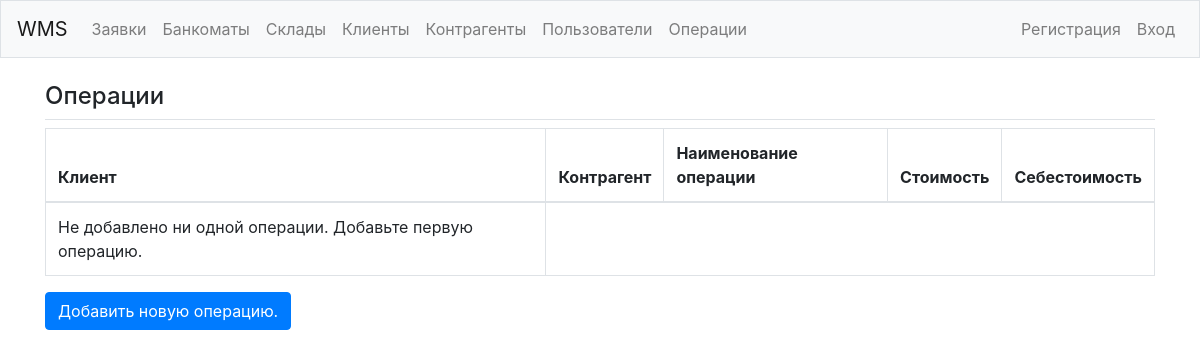
/operations/, run on an earlier commit of the app's database.
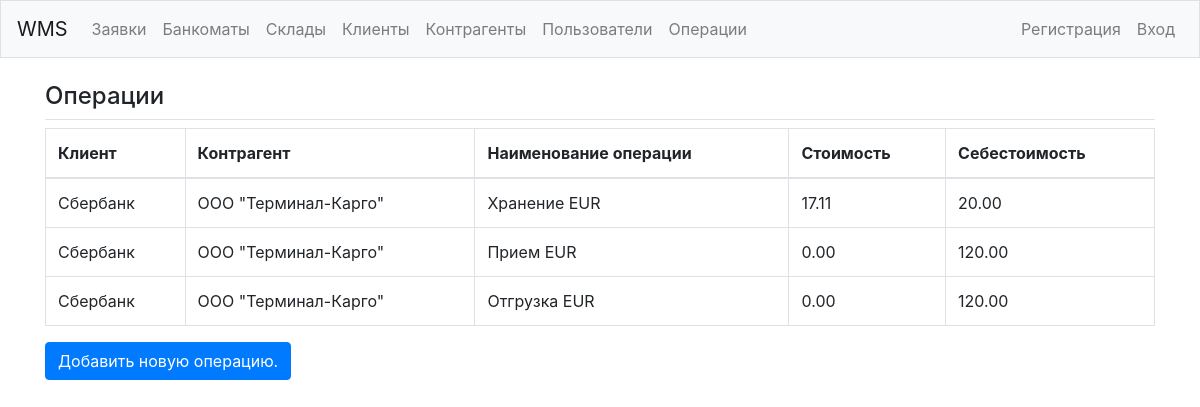
And on a later commit of the database.
### wms/models.py (models this page shows, shortened)
class Operation(models.Model):
    client = models.ForeignKey(Client, on_delete=models.SET_NULL, null=True)
    contractor = models.ForeignKey(Contractor, on_delete=models.SET_NULL, null=True)
    name = models.CharField(max_length=200)
    cost_client = models.DecimalField(max_digits=9999, decimal_places=2, null=True)
    cost_contractor = models.DecimalField(max_digits=9999, decimal_places=2, null=True)
    date_created = models.DateTimeField('date published', auto_now_add=True)

class Client(models.Model):
    name = models.CharField(max_length=200)
    pub_date = models.DateTimeField('date published', auto_now_add=True)
    def __str__(self):
        return self.name

class Contractor(models.Model):
    name = models.CharField(max_length=200)
    pub_date = models.DateTimeField('date published', auto_now_add=True)
    def __str__(self):
        return self.name

### wms/views.py (the view)
# urls.py: path('operations/', views.operations, name='operations'),
def operations(request):
    operations = Operation.objects.all().order_by('date_created')
    context = {'operations': operations}
    return render(request, 'wms/operations.html', context)

### wms/templates/wms/operations.html
{% extends "wms/base.html" %}
{% block page_header %}
  <h4>Операции</h4>
{% endblock page_header %}
{% block content %}
<table class="table table-bordered">
  <thead>
    <tr>
      <th scope="col">Клиент</th>
      <th scope="col">Контрагент</th>
      <th scope="col">Наименование операции</th>
      <th scope="col">Стоимость</th>
      <th scope="col">Себестоимость</th>
    </tr>
  </thead>
  <tbody>
    {% for operation in operations %}
      <tr>
        <td>{{ operation.client }}</td>
        <td>{{ operation.contractor }}</td>
        <td>{{ operation.name }}</td>
        <td>{{ operation.cost_client }}</td>
        <td>{{ operation.cost_contractor }}</td>
      </tr>
    {% empty %}
      <tr>
        <td>Не добавлено ни одной операции. Добавьте первую операцию.</td>
      </tr>
    {% endfor %}
  </tbody>
</table>
<div>
  <a class="btn btn-primary mb-3" href="{% url 'wms:new_operation' %}">Добавить новую операцию.</a>
</div>
{% endblock content %}

### wms/templates/wms/base.html (shortened to what this page needs)
{% load bootstrap4 %}
<!doctype html>
<html lang="en">
<head>
    {% bootstrap_css %}
</head>
<body>
    <nav class="navbar navbar-expand-md navbar-light bg-light mb-4 border">
        <a class="navbar-brand" href="{% url 'wms:index' %}">WMS</a>
        <div class="collapse navbar-collapse" id="navbarCollapse">
            <ul class="navbar-nav mr-auto">
                <li class="nav-item">
                    <a class="nav-link" href="{% url 'wms:orders' %}">Заявки</a>
                </li>
                <li class="nav-item">
                    <a class="nav-link" href="{% url 'wms:atms' %}">Банкоматы</a>
                </li>
                <li class="nav-item">
                    <a class="nav-link" href="{% url 'wms:storages' %}">Склады</a>
                </li>
                <li class="nav-item">
                    <a class="nav-link" href="{% url 'wms:clients' %}">Клиенты</a>
                </li>
                <li class="nav-item">
                    <a class="nav-link" href="{% url 'wms:contractors' %}">Контрагенты</a>
                </li>
                <li class="nav-item">
                    <a class="nav-link" href="{% url 'wms:customers' %}">Пользователи</a>
                </li>
                <li class="nav-item">
                    <a class="nav-link" href="{% url 'wms:operations' %}">Операции</a>
                </li>
            </ul>
            <ul class="navbar-nav ml-auto">
                {% if user.is_authenticated %}
                    <li class="nav-item">
                        <span class="navbar-text">Hello, {{ user.username }}.</span>
                    </li>
                    <li class="nav-item">
                        <a class="nav-link" href="{% url 'users:logout' %}">Выход</a>
                    </li>
                {% else %}
                    <li class="nav-item">
                        <a class="nav-link" href="{% url 'users:register' %}">Регистрация</a>
                    </li>
                    <li class="nav-item">
                        <a class="nav-link" href="{% url 'users:login' %}">Вход</a>
                    </li>
                {% endif %}
            </ul>
        </div>
    </nav>
    <main role="main" class="container">
        <div class="pg-2 mb-2 border-bottom">
            {% block page_header %}{% endblock page_header %}
        </div>
        <div>
            {% block content %}{% endblock content %}
        </div>
    </main>
</body>
</html>

What changed in the data, as far as the page shows it:
added Operation: client "Сбербанк", contractor "ООО \"Терминал-Карго\"", name "Хранение EUR", cost_client "17.11", cost_contractor "20.00"
added Operation: client "Сбербанк", contractor "ООО \"Терминал-Карго\"", name "Прием EUR", cost_client "0.00", cost_contractor "120.00"
added Operation: client "Сбербанк", contractor "ООО \"Терминал-Карго\"", name "Отгрузка EUR", cost_client "0.00", cost_contractor "120.00"
Also different on the page:
text no longer shown: "Не добавлено ни одной операции. Добавьте первую операцию."
